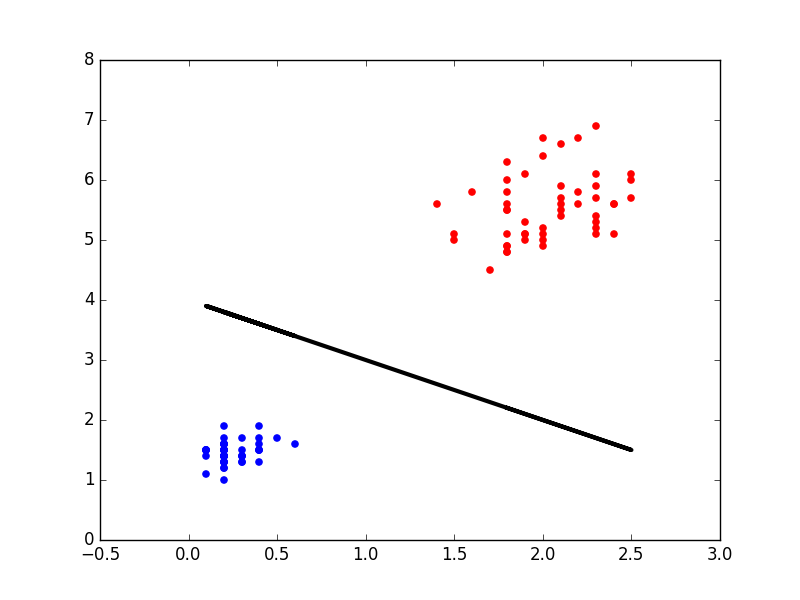

Python code for this plot:
# Homework 1, Problem 10
import matplotlib.pyplot as plt
from sklearn import datasets

if __name__ == "__main__":

	# Part A and B - Create the scatterplot
	iris = datasets.load_iris()

	# Generate the scatterplot
	X1 = iris.data[:,3] # Petal width
	X2 = iris.data[:,2] # Petal length
	Y = -X1 + 4

	plt.scatter(X1[iris.target == 2], X2[iris.target == 2], color = 'red')
	plt.scatter(X1[iris.target == 0], X2[iris.target == 0], color = 'blue')
	plt.plot(X1, Y, color = 'black', linewidth = 3)

	plt.show()

	# Part C - Calculate the CE
	Y_hat = X2 < -X1 + 2
	Y = iris.target == 0

	CE = (sum(Y[0:50] != Y_hat[0:50]) + sum(Y[100:] != Y_hat[100:])) / 100

	print("The CE is: " + str(CE))
